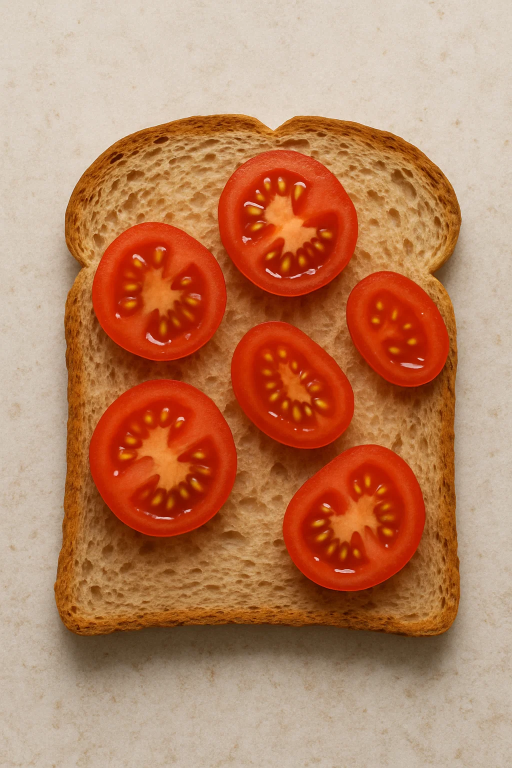
#> input picture assets_task_01k1k3xs4cf7madh00w53bpbnt_1754062100_img_1.webp, 1024 x 1536 px (shown at 1/2 size)
$ python -i app1.py   (imports and definitions only)
#> lines starting #> are read from the running program, lines starting #| are printed output that depends on the picture; after the words box and inside, x2 and y2 are one past the last pixel; in counts of white or black regions, pixels touching at a corner belong together
#> further down, picture is the input picture: PIL image 1024x1536 RGB; mean R, G, B 186, 130.4, 97.5
import streamlit as st
from PIL import Image
import numpy as np
import cv2
import random

# [9 lines not run here, left out]

def evaluate_symmetry(image_pil):
    # Resize and convert to grayscale
    image_pil = image_pil.resize((400, 400))  # Resize for consistency
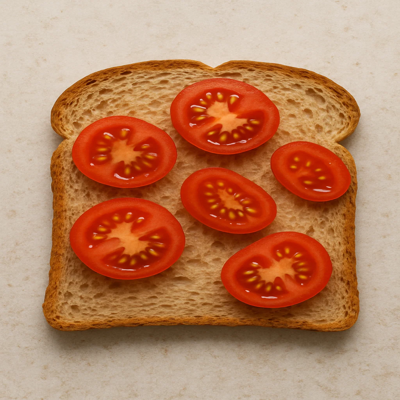
#> image_pil: PIL image 400x400 RGB; mean R, G, B 186, 130.4, 97.5
    image_gray = image_pil.convert("L")  # Grayscale
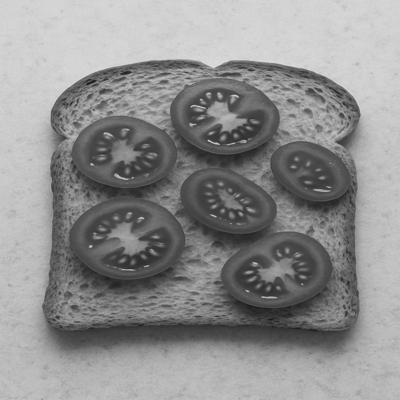
#> image_gray: PIL image 400x400 L; min 25, max 223, mean 143.3

    # Convert to numpy array
    img_np = np.array(image_gray)

    # Split into left/right
    h, w = img_np.shape
#> h = 400; w = 400
    mid = w // 2
#> mid = 200
    left = img_np[:, :mid]
    right = img_np[:, mid:]
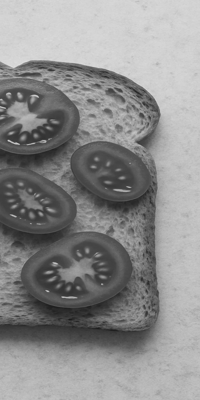
#> right: shape (400, 200); min 25, max 223, mean 141.1

    # Mirror right half
    right_flipped = cv2.flip(right, 1)
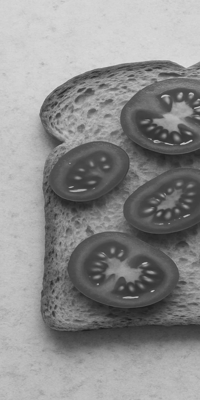
#> right_flipped: shape (400, 200); min 25, max 223, mean 141.1

    # Ensure equal size
    min_w = min(left.shape[1], right_flipped.shape[1])
#> min_w = 200
    left = left[:, :min_w]
    right_flipped = right_flipped[:, :min_w]

    # Difference map
    diff = cv2.absdiff(left, right_flipped)
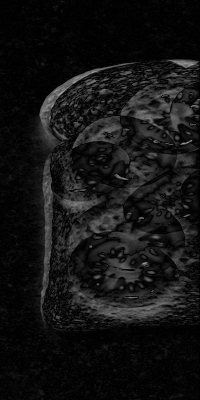
#> diff: shape (400, 200); min 0, max 159, mean 19.8
    score = 100 - (np.mean(diff) / 255 * 100)  # Higher score = more symmetrical
#> score = 92.23
    score = round(score, 2)

    # Visuals
    heatmap = cv2.applyColorMap(diff, cv2.COLORMAP_JET)
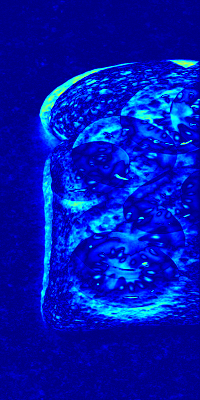
#> heatmap: shape (400, 200, 3); mean B, G, R 182.1, 23.4, 0.8
    _, binary = cv2.threshold(diff, 30, 255, cv2.THRESH_BINARY)
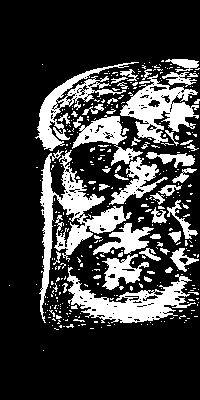
#> binary: shape (400, 200); 23.7% white; 354 white regions (301 under 20 px), largest, box (x1, y1, x2, y2) and area: (39, 150, 132, 323) 3654, (67, 267, 196, 323) 2746, (120, 74, 199, 143) 2403

    return score, diff, heatmap, binary

def generate_comment(score):
    # Generative quirky responses
    if score > 90:
        return random.choice([
            "That's *chef’s kiss* level symmetry! Even the gods of geometry approve.",
            "Did you use a ruler to make this sandwich?!",
            "This symmetry is more satisfying than a perfectly folded samosa 😌",
        ])
    elif score > 70:
        return random.choice([
            "Not bad! It’s like when you *almost* fold a dosa perfectly.",
            "Slightly lopsided, but still edible without an existential crisis.",
            "Like a Picasso sandwich — art, but not accurate.",
        ])
    elif score > 50:
        return random.choice([
            "Uh oh, someone sneezed while assembling this.",
            "That’s a symmetry crime. The Sandwich Police are on their way 🚔",
            "You folded this like a rejected origami class dropout.",
        ])
    else:
        return random.choice([
            "Are you sure this wasn’t made blindfolded during an earthquake?",
            "This sandwich’s symmetry is... abstract 🥴",
            "The only thing symmetrical here is my disappointment.",
        ])

# [13 lines not run here, left out]

>>> from PIL import Image
>>> picture = Image.open('assets_task_01k1k3xs4cf7madh00w53bpbnt_1754062100_img_1.webp')
>>> result = evaluate_symmetry(picture)

$ run again, on 2012-r-xl-vegetable-sandwich-with-dill-sauce-2000-0984c1b513ae4af396aee039afa5e38c.jpg
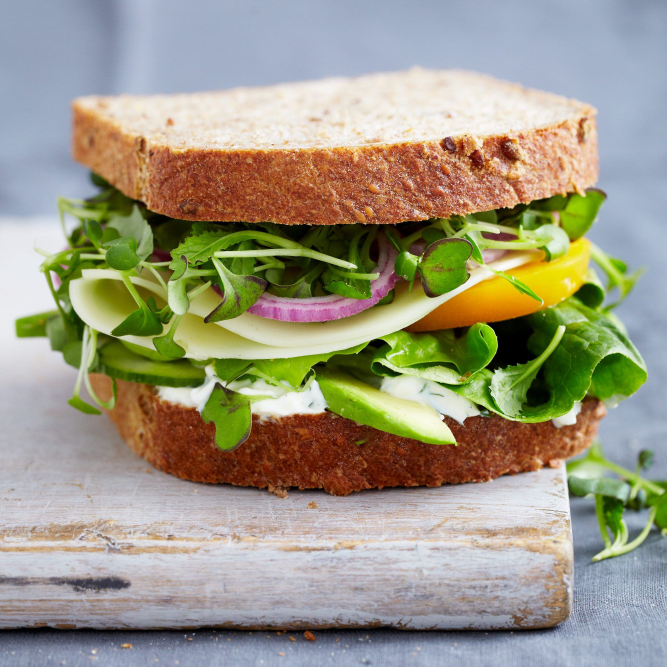
#> input picture 2012-r-xl-vegetable-sandwich-with-dill-sauce-2000-0984c1b513ae4af396aee039afa5e38c.jpg, 2000 x 2000 px (shown at 1/3 size)
#> picture is the input picture: PIL image 2000x2000 RGB; mean R, G, B 156.7, 152.1, 131.9
#> in evaluate_symmetry, `diff = cv2.absdiff(left, right_flipped)`:
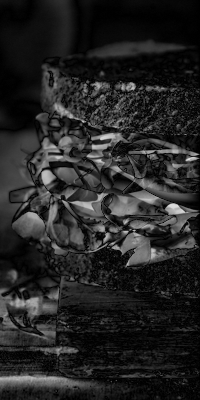
#> diff: shape (400, 200); min 0, max 222, mean 36.8
#> score = 85.58
#> in evaluate_symmetry, `_, binary = cv2.threshold(diff, 30, 255, cv2.THRESH_BINARY)`:
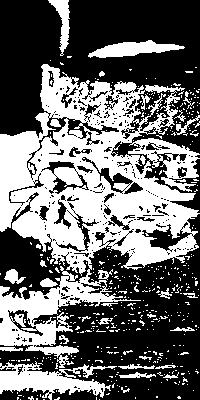
#> binary: shape (400, 200); 41.7% white; 459 white regions (428 under 20 px), largest, box (x1, y1, x2, y2) and area: (0, 64, 200, 368) 26901, (0, 361, 117, 400) 2154, (88, 40, 185, 58) 930

$ run again, on Ham_Sandwich_011-1-49227336bc074513aaf8fdbde440eafe.jpg
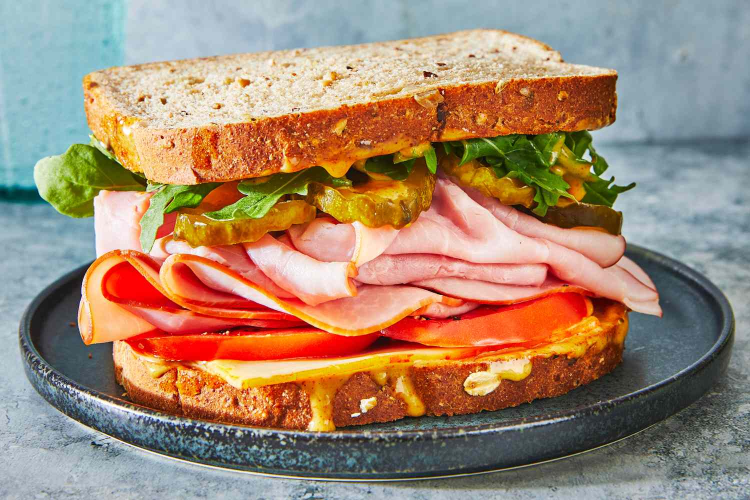
#> input picture Ham_Sandwich_011-1-49227336bc074513aaf8fdbde440eafe.jpg, 1500 x 1000 px (shown at 1/2 size)
#> picture is the input picture: PIL image 1500x1000 RGB; mean R, G, B 162.9, 135.5, 112.6
#> score = 79.69
#> in evaluate_symmetry, `_, binary = cv2.threshold(diff, 30, 255, cv2.THRESH_BINARY)`:
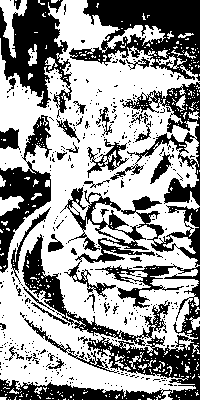
#> binary: shape (400, 200); 60% white; 426 black regions (389 under 20 px), largest, box (x1, y1, x2, y2) and area: (0, 187, 200, 400) 12243, (69, 0, 200, 81) 5544, (0, 0, 72, 118) 4170
